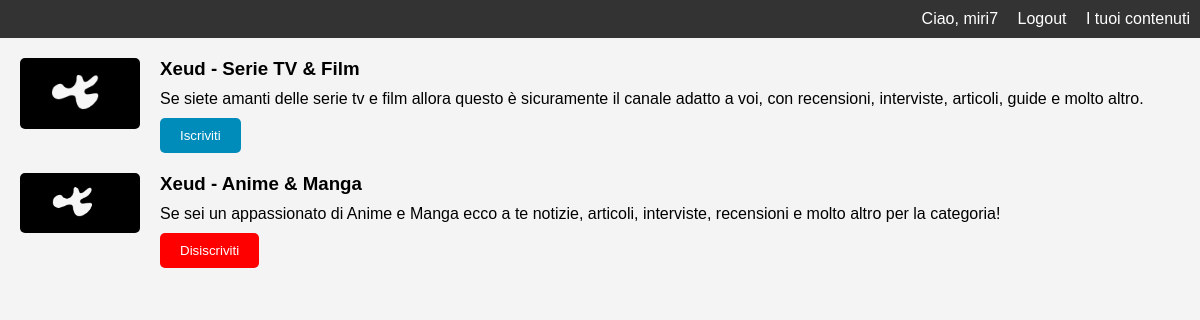
The page /movie/ (signed in) on the database its author committed.
### MovieNews/models.py (models this page shows, shortened)
class User(models.Model):
    name = models.CharField(max_length = 18)
    user = models.CharField(max_length = 18)
    password = models.CharField(max_length = 18)
    class Meta:
        verbose_name = "user"
        verbose_name_plural = "users"

class RssFeed(models.Model):
    channel_name = models.CharField(max_length = 30, primary_key = True)
    description = models.TextField()
    imagine = models.ImageField()
    url = models.URLField()
    users = models.ManyToManyField(User, related_name = 'rss_list', blank = True)
    class Meta:
        verbose_name = "rss feed"
        verbose_name_plural = "rss feed"

### MovieNews/views.py (the view, shortened to what this page needs)
# urls.py: path('', views.moviehome, name = "home"),
def moviehome(request):
    user_log = None
    url = None
    sub_url = None
    rss_feed = RssFeed.objects.all()
    if "username" in request.session:
        user_log = request.session["username"]
        user = User.objects.get(user = user_log)
        sub_url = list(user.rss_list.all())
    return render(request, 'MovieNews/homePage.html',
                  {'user': user_log, 'rss': rss_feed, 'sub_url': sub_url})

### MovieNews/templates/MovieNews/homePage.html (shortened to what this page needs)
<!DOCTYPE html>
<html lang="it">
<head>
  {% load static %}
<link rel="stylesheet" href="{% static 'MovieNews/HomePage/styleHome.css' %}">
</head>
<body>
<nav class="user-menu">
  {% if user != None %}
  <span>Ciao, {{ user }}</span>
  <a href="{% url 'login' %}">Logout</a>
  <a href="{% url 'personal' %}" class="view-content">I tuoi contenuti</a>
  {% endif %}
</nav>
<main>
  <section class="channel-guide">
    {% for channel in rss %}
    <article class="channel">
      <img src="{{ channel.imagine.url }}">
      <div class="channel-info">
        <h3>{{ channel.channel_name }}</h3>
        <p class="channel-summary">{{ channel.description }}</p>
        <form method="POST">
          {% if user != None %}
            {% if not channel in sub_url %}
              <button type="submit" class="subscribe-button">Iscriviti</button>
            {% endif %}
            {% if channel in sub_url %}
              <button type="submit" class="unsubscribe-button">Disiscriviti</button>
            {% endif %}
          {% endif %}
        </form>
      </div>
    </article>
    {% endfor %}
  </section>
</main>
</body>
</html>

### MovieNews/static/MovieNews/HomePage/styleHome.css (style rules this page uses)
body { font-family: 'Arial', sans-serif; background: #f4f4f4; margin: 0; padding: 0; }
.user-menu { background: #333; color: #fff; padding: 10px; text-align: right; }
.user-menu a { color: #fff; text-decoration: none; margin-left: 15px; }
.channel-guide { padding: 20px; }
.channel { display: flex; align-items: flex-start; margin-bottom: 20px; }
.channel img { width: 120px; height: auto; border-radius: 5px; margin-right: 20px; }
.channel-info { flex-grow: 1; }
.channel h3 { margin: 0 0 10px 0; }
.channel-summary { margin: 0 0 10px 0; }
.subscribe-button { padding: 10px 20px; background-color: #008CBA; color: white; border: none; border-radius: 5px; cursor: pointer; }
.unsubscribe-button { padding: 10px 20px; background-color: #FF0000; color: white; border: none; border-radius: 5px; cursor: pointer; }

### rows shown on the page
User: user "miri7"
RssFeed: imagine (picture), channel_name "Xeud - Serie TV & Film", description "Se siete amanti delle serie tv e film allora questo è sicuramente il canale adatto a voi, con recensioni, interviste, articoli, guide e molto altro.", shows "Iscriviti"
RssFeed: imagine (picture), channel_name "Xeud - Anime & Manga", description "Se sei un appassionato di Anime e Manga ecco a te notizie, articoli, interviste, recensioni e molto altro per la categoria!", shows "Disiscriviti"
